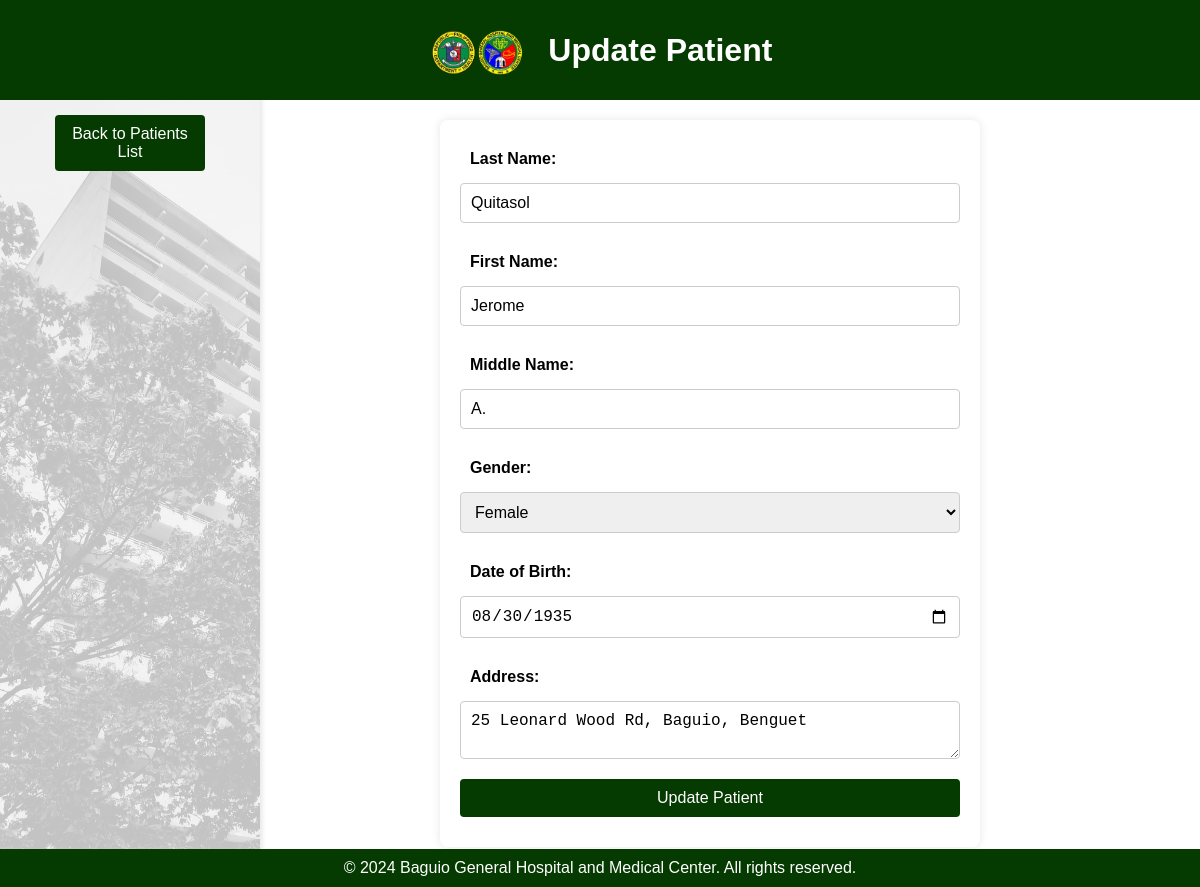
Screenshot of /patients/edit.php?id=1 (signed in) with the database file from the repository.
### tables this page shows
CREATE TABLE IF NOT EXISTS `patients` (
  `patient_id` int NOT NULL AUTO_INCREMENT,
  `last_name` varchar(50) DEFAULT NULL,
  `first_name` varchar(50) DEFAULT NULL,
  `middle_name` varchar(50) DEFAULT NULL,
  `gender` varchar(10) DEFAULT NULL,
  `date_of_birth` date DEFAULT NULL,
  `address` text,
  PRIMARY KEY (`patient_id`)
);

### patients/edit.php (the view, shortened to what this page needs)
<?php
include '../includes/config.php';
$patient_id = isset($_GET['id']) ? intval($_GET['id']) : 0;
if ($patient_id > 0) {
    $sql = "SELECT * FROM patients WHERE patient_id = ?";
    $stmt = $conn->prepare($sql);
    $stmt->bind_param("i", $patient_id);
    $stmt->execute();
    $result = $stmt->get_result();
    $patient = $result->fetch_assoc();
} else {
    header('Location: ../index.php');
    exit();
}
?>
<!DOCTYPE html>
<html lang="en">
<head>
    <link rel="stylesheet" href="../css/styles.css">
</head>
<body>
    <header>
        <div class="container">
            <img src="../images/bg.png" alt="Hospital Logo" style="height:  60px; vertical-align: middle; margin-right: 20px;">
            <h1 style="display: inline-block; vertical-align: middle;">Update Patient</h1>
        </div>
    </header>
    <div class="sidebar">
        <nav>
            <a href="list.php" class="back-button">Back to Patients List</a>
        </nav>
    </div>
    <main>
        <form method="POST" action="">
            <label>Last Name:</label>
            <input type="text" name="last_name" value="<?php echo htmlspecialchars($patient['last_name']); ?>" required>
            <label>First Name:</label>
            <input type="text" name="first_name" value="<?php echo htmlspecialchars($patient['first_name']); ?>" required>
            <label>Middle Name:</label>
            <input type="text" name="middle_name" value="<?php echo htmlspecialchars($patient['middle_name']); ?>">
            <label>Gender:</label>
            <select name="gender" required>
                <option value="Female" <?php echo ($patient['gender'] == 'Female') ? 'selected' : ''; ?>>Female</option>
            </select>
            <label>Date of Birth:</label>
            <input type="date" name="date_of_birth" value="<?php echo htmlspecialchars($patient['date_of_birth']); ?>" required>
            <label>Address:</label>
            <textarea name="address" required><?php echo htmlspecialchars($patient['address']); ?></textarea>
            <button type="submit">Update Patient</button>
        </form>
    </main>
    <footer>
        <div class="container">
        <p>&copy; 2024 Baguio General Hospital and Medical Center. All rights reserved.</p>
        </div>
    </footer>
</body>
</html>

### css/styles.css (style rules this page uses)
header { background-color: #053b00; color: #fff; padding: 10px 0; text-align: center; }
header h1 { margin: 0; }
footer { background-color: #053b00; color: #fff; padding: 10px 0; text-align: center; position: fixed; width: 100%; bottom: 0; }
footer p { margin: 0; }
body { font-family: Arial, sans-serif; background-color: #ffffff; margin: 0; padding: 0; padding-bottom: 40px; }
main { padding: 20px; }
form { max-width: 500px; margin: 50px auto; padding: 20px; background: #fff; border-radius: 8px; box-shadow: 0 0 10px rgba(0, 0, 0, 0.1); }
form label { display: block; margin-bottom: 5px; font-weight: bold; }
form input[type="text"], form input[type="password"], form input[type="date"], form textarea { width: calc(100% - 22px); padding: 10px; margin-bottom: 20px; border: 1px solid #ccc; border-radius: 4px; }
form button { width: 100%; padding: 10px; background: #053b00; border: none; border-radius: 4px; color: #053b00; font-size: 16px; cursor: pointer; }
nav { text-align: center; margin: 20px; }
a { color: #053b00; }
.back-button { display: inline-block; margin: 20px; padding: 10px 20px; background: #053b00; color: #053b00; text-decoration: none; border-radius: 4px; }
.back-button { position: relative; padding: 10px 20px; border: none; color: #ffffff; cursor: pointer; transition: .3s; transition-delay: .3s; z-index: 0; }
.back-button::after { position: absolute; content: ''; width: 17px; height: 17px; background-color: #74ce0e; right: -20px; border-radius: 50%; top: 50%; transform: translateY(-50%); transition: .3s; opacity: 0; }
.back-button::before { position: absolute; z-index: 0; content: ''; width: 17px; height: 17px; background-color: #74ce0e; left: -20px; border-radius: 50%; top: 50%; transform: translateY(-50%); transition: .3s; opacity: 0; }
form button { position: relative; padding: 10px 20px; border: none; color: #ffffff; cursor: pointer; transition: .3s; transition-delay: .3s; z-index: 0; }
form button::after { position: absolute; content: ''; width: 17px; height: 17px; background-color: #74ce0e; right: -20px; border-radius: 50%; top: 50%; transform: translateY(-50%); transition: .3s; opacity: 0; }
form button::before { position: absolute; z-index: 0; content: ''; width: 17px; height: 17px; background-color: #74ce0e; left: -20px; border-radius: 50%; top: 50%; transform: translateY(-50%); transition: .3s; opacity: 0; }
form select { width: 100%; padding: 10px; margin-bottom: 20px; border: 1px solid #ccc; border-radius: 4px; box-sizing: border-box; }
form textarea { width: 100%; padding: 10px; margin-bottom: 20px; border: 1px solid #ccc; border-radius: 4px; box-sizing: border-box; }
form input[type="text"], form input[type="date"] { width: 100%; padding: 10px; margin-bottom: 20px; border: 1px solid #ccc; border-radius: 4px; box-sizing: border-box; }

### patients/edit.php (style rules this page uses)
body { font-family: Arial, sans-serif; margin: 0; padding: 0; display: flex; flex-direction: column; height: 100vh; }
header { background-color: #053b00; color: #fff; text-align: center; padding: 20px 0; width: 100%; position: fixed; top: 0; left: 0; z-index: 1; }
.container { width: 90%; margin: 0 auto; }
.sidebar { width: 230px; background-color: #f4f4f4; padding: 15px; box-shadow: 2px 0 5px rgba(0, 0, 0, 0.1); height: 100vh; position: fixed; top: 80px; left: 0; overflow: hidden; }
.sidebar::before { content: ''; position: absolute; top: 0; left: 0; width: 100%; height: 100%; background-image: url('../images/b.jpg'); background-size: cover; opacity: 0.2; z-index: -1; }
.sidebar nav a { display: block; color: #fff; padding: 10px; text-decoration: none; margin-bottom: 5px; }
main { margin-left: 220px; padding: 100px 20px 20px; flex-grow: 1; }
form { width: 90%; margin: 20px auto; display: flex; flex-direction: column; }
label, input, select, textarea, button { margin-bottom: 10px; padding: 10px; font-size: 16px; }
button { background-color: #053b00; color: #fff; border: none; cursor: pointer; }
footer { background-color: #053b00; color: #fff; text-align: center; padding: 10px 0; width: 100%; position: fixed; bottom: 0; left: 0; }

### rows the page displays
patients: last_name "Quitasol", first_name "Jerome", middle_name "A.", gender "Female", date_of_birth "08/30/1935", address "25 Leonard Wood Rd, Baguio, Benguet"
